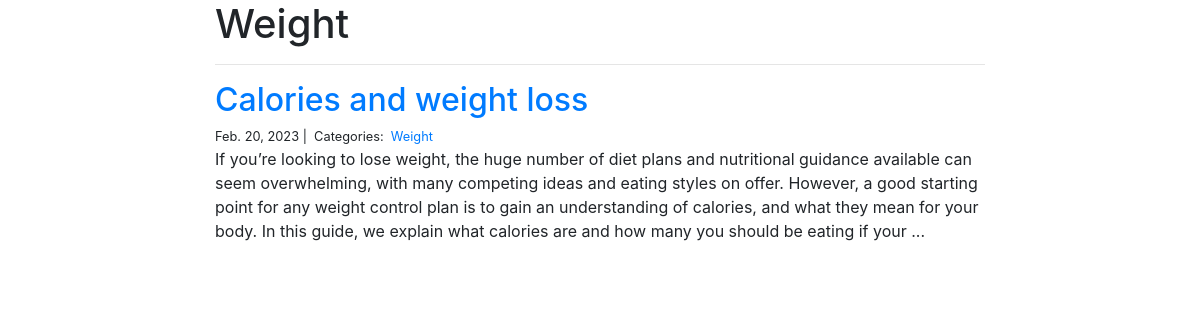
Screenshot of /blog/Weight/ with the database file from the repository.
### blog/models.py (models this page shows)
class Category(models.Model):
    name = models.CharField(max_length=20)  # A category with a name

class Post(models.Model):
    title = models.CharField(max_length=255)  # The title of the post
    body = models.TextField()  # The content of the post
    created_on = models.DateTimeField(auto_now_add=True)  # The date and time the post was created
    last_modified = models.DateTimeField(auto_now=True)  # The date and time the post was last modified
    categories = models.ManyToManyField('Category', related_name='posts')  # The categories associated with the post

### blog/views.py (the view)
# urls.py: path("<category>/", views.blog_category, name="blog_category"),
def blog_category(request, category):
    if request.method == 'POST' and request.POST.get('name') and '<style>' in request.POST['name']:
        return HttpResponseForbidden()
    name = request.GET.get('name', '')
    if ';' in name:
        return HttpResponseForbidden()
    if request.is_secure():
        return HttpResponseForbidden()
    posts = Post.objects.filter(categories__name__contains=category).order_by('-created_on')
    context = {
        "category": category,
        "posts": posts
    }
    return render(request, "blog_category.html", context)

### blog/templates/blog_category.html
{% extends "base.html" %}
{% block page_content %}
<div class="col-md-8 offset-md-2">
    <h1>{{ category | title }}</h1>
    <hr>
    {% for post in posts %}
        <h2><a href="{% url 'blog_detail' post.pk%}">{{ post.title }}</a></h2>
        <small>
            {{ post.created_on.date }} |&nbsp;
            Categories:&nbsp;
            {% for category in post.categories.all %}
            <a href="{% url 'blog_category' category.name %}">
                {{ category.name }}
            </a>&nbsp;
            {% endfor %}
        </small>
        <p>{{ post.body | slice:":400" }}...</p>
    {% endfor %}
</div>
{% endblock %}

### rows the page displays
Category: name "Weight"
Post: title "Calories and weight loss", created_on "Feb. 20, 2023", body "If you’re looking to lose weight, the huge number of diet plans and nutritional guidance available can seem overwhelming, with many competing ideas and eating styles on offer. However, a good starting point for any weight control plan is to gain an understanding of calories, and what they mean for your body. In this guide, we explain what calories are and how many you should be eating if your"
